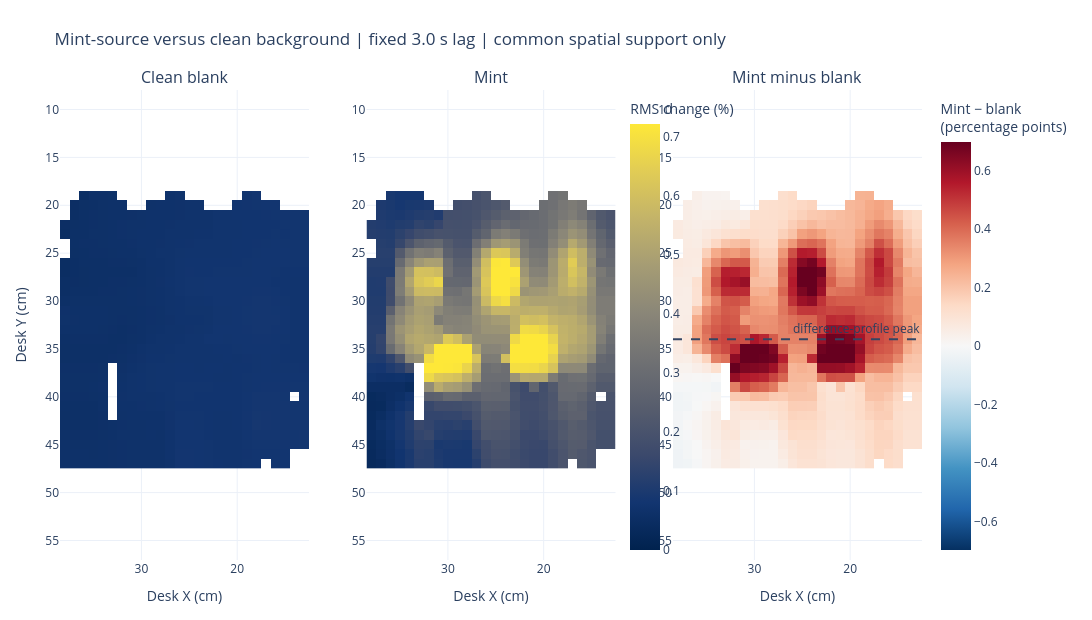

Source (notebook cell):
### Markdown cell above
## Shared-grid maps and direct subtraction

Both trajectories are Gaussian-smoothed onto the same 1 cm desk grid using a 3 cm neighborhood. Blank, mint, and mint-minus-blank are displayed only where both scans contribute at least two nearby readings. Blank and mint share one absolute RMS color scale.

### Code cell
from analysis.response_pipeline import smooth_grid as _smooth_grid

GRID_X = [float(value) for value in range(13, 39)]
GRID_Y = [float(value) for value in range(18, 48)]
SMOOTH_RADIUS_CM = 3.0
SMOOTH_SIGMA_CM = 1.7

def smooth_grid(points):
    return _smooth_grid(
        points, GRID_X, GRID_Y,
        radius_cm=SMOOTH_RADIUS_CM, sigma_cm=SMOOTH_SIGMA_CM, min_count=2,
        x_of=lambda p: p['x'], y_of=lambda p: p['y'], value_of=lambda p: p['response'],
    )

blank_grid = smooth_grid(results['Blank']['rows'])
mint_grid = smooth_grid(results['Mint']['rows'])
blank_common, mint_common, difference_grid = [], [], []
difference_values = []
for blank_row, mint_row in zip(blank_grid, mint_grid):
    blank_out, mint_out, difference_out = [], [], []
    for blank_value, mint_value in zip(blank_row, mint_row):
        if blank_value is None or mint_value is None:
            blank_out.append(None); mint_out.append(None); difference_out.append(None)
        else:
            blank_out.append(blank_value); mint_out.append(mint_value)
            difference = mint_value - blank_value
            difference_out.append(difference); difference_values.append(difference)
    blank_common.append(blank_out); mint_common.append(mint_out); difference_grid.append(difference_out)

shared_values = [value for grid in (blank_common, mint_common) for row in grid for value in row if value is not None]
shared_max = percentile(shared_values, 0.98)
difference_limit = percentile([abs(value) for value in difference_values], 0.98)
positive_fraction = sum(value > 0 for value in difference_values) / len(difference_values)
median_difference = statistics.median(difference_values)

def profile_by_y(grid):
    profile = []
    for gy, row in zip(GRID_Y, grid):
        values = [value for value in row if value is not None]
        profile.append((gy, None if len(values) < 5 else statistics.median(values)))
    return profile

def profile_by_x(grid):
    profile = []
    for index, gx in enumerate(GRID_X):
        values = [row[index] for row in grid if row[index] is not None]
        profile.append((gx, None if len(values) < 5 else statistics.median(values)))
    return profile

difference_y_profile = profile_by_y(difference_grid)
difference_x_profile = profile_by_x(difference_grid)
valid_y_profile = [(position, value) for position, value in difference_y_profile if value is not None]
detected_band_y, detected_band_peak = max(valid_y_profile, key=lambda item: item[1])
half_peak_positions = [position for position, value in valid_y_profile if value >= detected_band_peak / 2]
detected_halfmax_width = max(half_peak_positions) - min(half_peak_positions) if half_peak_positions else float('nan')

fig = make_subplots(rows=1, cols=3, subplot_titles=('Clean blank', 'Mint', 'Mint minus blank'))
fig.add_trace(go.Heatmap(x=GRID_X, y=GRID_Y, z=blank_common, coloraxis='coloraxis', hovertemplate='X %{x:.1f} cm<br>Y %{y:.1f} cm<br>RMS %{z:.3f}%<extra></extra>'), row=1, col=1)
fig.add_trace(go.Heatmap(x=GRID_X, y=GRID_Y, z=mint_common, coloraxis='coloraxis', hovertemplate='X %{x:.1f} cm<br>Y %{y:.1f} cm<br>RMS %{z:.3f}%<extra></extra>'), row=1, col=2)
fig.add_trace(go.Heatmap(x=GRID_X, y=GRID_Y, z=difference_grid, coloraxis='coloraxis2', hovertemplate='X %{x:.1f} cm<br>Y %{y:.1f} cm<br>Difference %{z:+.3f} percentage points<extra></extra>'), row=1, col=3)
for column in (1, 2, 3):
    fig.update_xaxes(title_text='Desk X (cm)', autorange='reversed', row=1, col=column)
fig.update_yaxes(title_text='Desk Y (cm)', autorange='reversed', scaleanchor='x', scaleratio=1, row=1, col=1)
fig.update_yaxes(autorange='reversed', scaleanchor='x2', scaleratio=1, row=1, col=2)
fig.update_yaxes(autorange='reversed', scaleanchor='x3', scaleratio=1, row=1, col=3)
fig.add_hline(y=detected_band_y, line_dash='dash', line_color='#344563', annotation_text='difference-profile peak', row=1, col=3)
fig.update_layout(
    title='Mint-source versus clean background | fixed 3.0 s lag | common spatial support only',
    width=1450, height=620, template='plotly_white', showlegend=False,
    coloraxis=dict(colorscale='Cividis', cmin=0, cmax=shared_max, colorbar=dict(title='RMS change (%)', x=0.65)),
    coloraxis2=dict(colorscale='RdBu_r', cmin=-difference_limit, cmax=difference_limit, colorbar=dict(title='Mint − blank<br>(percentage points)', x=1.01)),
    margin=dict(l=60, r=170, t=90, b=60),
)
fig.show()
print(f'Common supported grid cells: {len(difference_values)}')
print(f'Median mint-minus-blank difference: {median_difference:.3f} percentage points')
print(f'Grid cells with mint > blank: {100 * positive_fraction:.1f}%')
print(f'Difference-profile peak: Desk Y {detected_band_y:.1f} cm | approximate half-maximum width {detected_halfmax_width:.1f} cm')

### Figure 1 — Plotly figure (JSON) as saved in the notebook; plotly's stock layout.template omitted (floating-point values rounded to 4 significant figures; data arrays with more than 128 entries replaced by an {"elided": "..."} marker saying what was removed)
{"data": [{"coloraxis": "coloraxis", "hovertemplate": "X %{x:.1f} cm<br>Y %{y:.1f} cm<br>RMS %{z:.3f}%<extra></extra>", "type": "heatmap", "x": [13.0, 14.0, 15.0, 16.0, 17.0, 18.0, 19.0, 20.0, 21.0, 22.0, 23.0, 24.0, 25.0, 26.0, 27.0, 28.0, 29.0, 30.0, 31.0, 32.0, 33.0, 34.0, 35.0, 36.0, 37.0, 38.0], "xaxis": "x", "y": [18.0, 19.0, 20.0, 21.0, 22.0, 23.0, 24.0, 25.0, 26.0, 27.0, 28.0, 29.0, 30.0, 31.0, 32.0, 33.0, 34.0, 35.0, 36.0, 37.0, 38.0, 39.0, 40.0, 41.0, 42.0, 43.0, 44.0, 45.0, 46.0, 47.0], "yaxis": "y", "z": {"elided": "30x26 float values"}}, {"coloraxis": "coloraxis", "hovertemplate": "X %{x:.1f} cm<br>Y %{y:.1f} cm<br>RMS %{z:.3f}%<extra></extra>", "type": "heatmap", "x": [13.0, 14.0, 15.0, 16.0, 17.0, 18.0, 19.0, 20.0, 21.0, 22.0, 23.0, 24.0, 25.0, 26.0, 27.0, 28.0, 29.0, 30.0, 31.0, 32.0, 33.0, 34.0, 35.0, 36.0, 37.0, 38.0], "xaxis": "x2", "y": [18.0, 19.0, 20.0, 21.0, 22.0, 23.0, 24.0, 25.0, 26.0, 27.0, 28.0, 29.0, 30.0, 31.0, 32.0, 33.0, 34.0, 35.0, 36.0, 37.0, 38.0, 39.0, 40.0, 41.0, 42.0, 43.0, 44.0, 45.0, 46.0, 47.0], "yaxis": "y2", "z": {"elided": "30x26 float values"}}, {"coloraxis": "coloraxis2", "hovertemplate": "X %{x:.1f} cm<br>Y %{y:.1f} cm<br>Difference %{z:+.3f} percentage points<extra></extra>", "type": "heatmap", "x": [13.0, 14.0, 15.0, 16.0, 17.0, 18.0, 19.0, 20.0, 21.0, 22.0, 23.0, 24.0, 25.0, 26.0, 27.0, 28.0, 29.0, 30.0, 31.0, 32.0, 33.0, 34.0, 35.0, 36.0, 37.0, 38.0], "xaxis": "x3", "y": [18.0, 19.0, 20.0, 21.0, 22.0, 23.0, 24.0, 25.0, 26.0, 27.0, 28.0, 29.0, 30.0, 31.0, 32.0, 33.0, 34.0, 35.0, 36.0, 37.0, 38.0, 39.0, 40.0, 41.0, 42.0, 43.0, 44.0, 45.0, 46.0, 47.0], "yaxis": "y3", "z": {"elided": "30x26 float values"}}], "layout": {"annotations": [{"font": {"size": 16}, "showarrow": false, "text": "Clean blank", "x": 0.1444, "xanchor": "center", "xref": "paper", "y": 1.0, "yanchor": "bottom", "yref": "paper"}, {"font": {"size": 16}, "showarrow": false, "text": "Mint", "x": 0.5, "xanchor": "center", "xref": "paper", "y": 1.0, "yanchor": "bottom", "yref": "paper"}, {"font": {"size": 16}, "showarrow": false, "text": "Mint minus blank", "x": 0.8556, "xanchor": "center", "xref": "paper", "y": 1.0, "yanchor": "bottom", "yref": "paper"}, {"showarrow": false, "text": "difference-profile peak", "x": 1, "xanchor": "right", "xref": "x3 domain", "y": 34.0, "yanchor": "bottom", "yref": "y3"}], "coloraxis": {"cmax": 0.7209, "cmin": 0, "colorbar": {"title": {"text": "RMS change (%)"}, "x": 0.65}, "colorscale": [[0.0, "#00224e"], [0.1111, "#123570"], [0.2222, "#3b496c"], [0.3333, "#575d6d"], [0.4444, "#707173"], [0.5556, "#8a8678"], [0.6667, "#a59c74"], [0.7778, "#c3b369"], [0.8889, "#e1cc55"], [1.0, "#fee838"]]}, "coloraxis2": {"cmax": 0.6966, "cmin": -0.6966, "colorbar": {"title": {"text": "Mint − blank<br>(percentage points)"}, "x": 1.01}, "colorscale": [[0.0, "rgb(5,48,97)"], [0.1, "rgb(33,102,172)"], [0.2, "rgb(67,147,195)"], [0.3, "rgb(146,197,222)"], [0.4, "rgb(209,229,240)"], [0.5, "rgb(247,247,247)"], [0.6, "rgb(253,219,199)"], [0.7, "rgb(244,165,130)"], [0.8, "rgb(214,96,77)"], [0.9, "rgb(178,24,43)"], [1.0, "rgb(103,0,31)"]]}, "height": 620, "margin": {"b": 60, "l": 60, "r": 170, "t": 90}, "shapes": [{"line": {"color": "#344563", "dash": "dash"}, "type": "line", "x0": 0, "x1": 1, "xref": "x3 domain", "y0": 34.0, "y1": 34.0, "yref": "y3"}], "showlegend": false, "title": {"text": "Mint-source versus clean background | fixed 3.0 s lag | common spatial support only"}, "width": 1450, "xaxis": {"anchor": "y", "autorange": "reversed", "domain": [0.0, 0.2889], "title": {"text": "Desk X (cm)"}}, "xaxis2": {"anchor": "y2", "autorange": "reversed", "domain": [0.3556, 0.6444], "title": {"text": "Desk X (cm)"}}, "xaxis3": {"anchor": "y3", "autorange": "reversed", "domain": [0.7111, 1.0], "title": {"text": "Desk X (cm)"}}, "yaxis": {"anchor": "x", "autorange": "reversed", "domain": [0.0, 1.0], "scaleanchor": "x", "scaleratio": 1, "title": {"text": "Desk Y (cm)"}}, "yaxis2": {"anchor": "x2", "autorange": "reversed", "domain": [0.0, 1.0], "scaleanchor": "x2", "scaleratio": 1}, "yaxis3": {"anchor": "x3", "autorange": "reversed", "domain": [0.0, 1.0], "scaleanchor": "x3", "scaleratio": 1}}}
